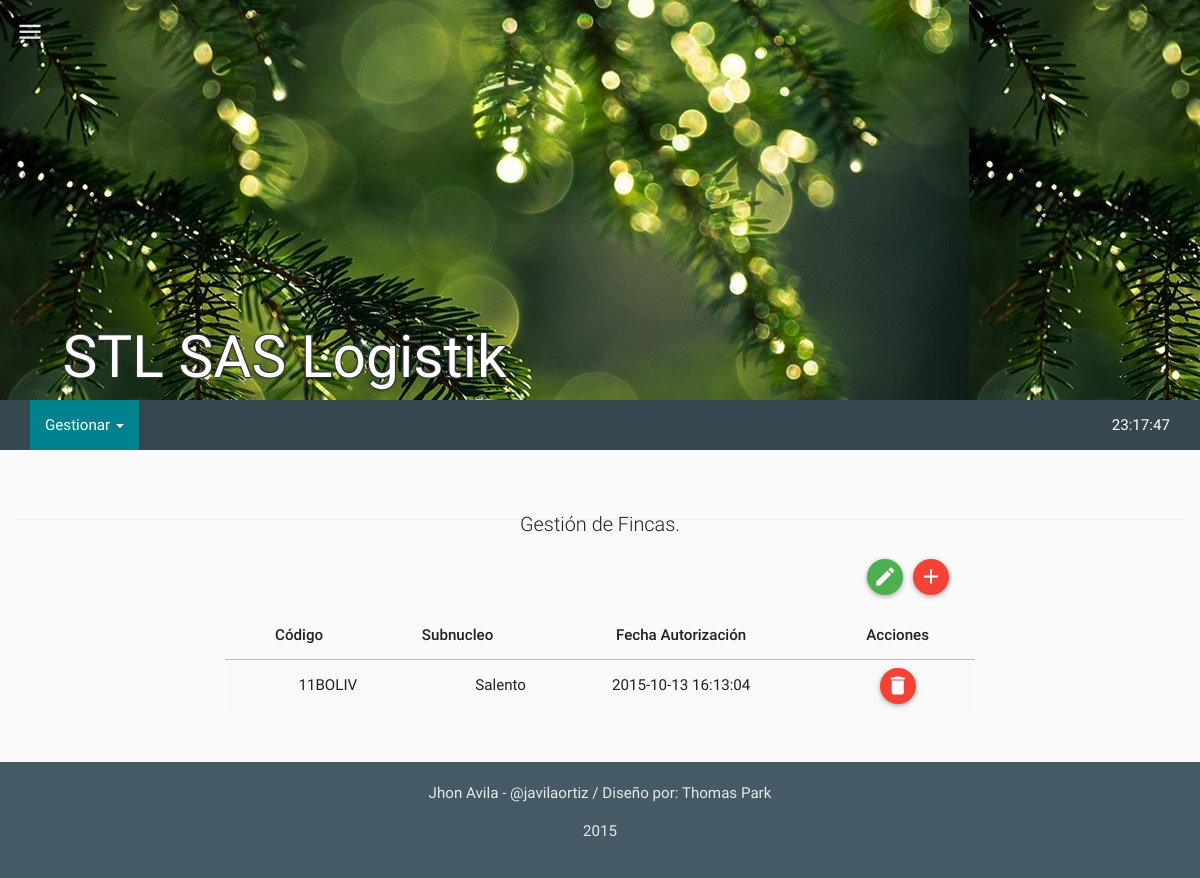
The page /mods/fincas/fincas.php (signed in) on the database its author committed.
### tables this page shows
CREATE TABLE IF NOT EXISTS `tbl_fincas` (
  `fi_id` int(11) NOT NULL,
  `fi_codigo` varchar(10) NOT NULL,
  `fi_sn_id` int(11) NOT NULL,
  `fi_timestamp` timestamp NOT NULL DEFAULT CURRENT_TIMESTAMP ON UPDATE CURRENT_TIMESTAMP,
  `fi_created` int(11) NOT NULL,
  `fi_estado` int(11) NOT NULL
);

CREATE TABLE IF NOT EXISTS `tbl_subnucleos` (
  `sn_id` int(11) NOT NULL,
  `sn_subnucleo` varchar(60) NOT NULL,
  `sn_created` int(11) NOT NULL,
  `sn_timestamp` timestamp NOT NULL DEFAULT CURRENT_TIMESTAMP ON UPDATE CURRENT_TIMESTAMP,
  `sn_estado` int(11) NOT NULL
);

### php/app_menu.php (the view, shortened to what this page needs)
<?php
class app_menu{
  function build_menu(){
    $rt = new route();
    if(isset($_SESSION["ses_id"])){
      $qry='SELECT * FROM tbl_modulos AS M
            INNER JOIN tbl_usuarios AS U
            INNER JOIN tbl_permisos AS P
            INNER JOIN tbl_per_x_usu AS PxU
            INNER JOIN tbl_permisos_x_modulo AS PxM
            WHERE M.mo_id = PxM.pxm_mo_id
            AND PxM.pxm_pe_id = P.pe_id
            AND P.pe_id = PxU.pxu_pe_id
            AND PxU.pxu_us_id = U.us_id
            AND U.us_id = '.$_SESSION["ses_id"];
      $res = mysql_query($qry);
      $menuitem =" ";
      $script ="<script>$(document).ready(function(){";
      while($row_res = mysql_fetch_assoc($res)) {
        $tipo_us = $row_res['pxu_pe_id'];
        $menuitem.='<li><a href="#" id="'.$row_res['mo_nombre'].'" class="">'.$row_res['mo_descripcion'].'</a></li>';
        $script.='$("#'.$row_res['mo_nombre'].'").on("click", function(){$(location).attr("href","'.$row_res['mo_ruta'].'"); });';
      }
      $script.='});</script>';
    }
    else{$rt->routing($rt->path("login"));}
    if($tipo_us==1){
      $dropdown = '<li class="dropdown">
                    <a href="#" class="dropdown-toggle" data-toggle="dropdown" role="button" aria-expanded="false">Gestionar <span class="caret"></span></a>
                    <ul class="dropdown-menu" role="menu">
                    '.$menuitem.'
                    </ul>
                  </li>';
      $menuitem=$dropdown;
    }
    $html='
            <nav class="navbar navbar-inverse">
              <div class="container-fluid">
                <div class="navbar-header">
                  <button type="button" class="navbar-toggle collapsed" data-toggle="collapse" data-target="#bs-example-navbar-collapse-2">
                    <span class="sr-only">Toggle navigation</span>
                    <span class="icon-bar"></span>
                    <span class="icon-bar"></span>
                    <span class="icon-bar"></span>
                  </button>
                </div>
                <div class="collapse navbar-collapse" id="bs-example-navbar-collapse-2">
                  <ul class="nav navbar-nav">
                  '.$menuitem.'
                  </ul>
                  <ul class="nav navbar-nav navbar-right">
                    <li><a href="#" id="reloj">fecha / hora</a></li>
                  </ul>
                </div>
              </div>
            </nav>
    ';
    return $script.$html;
  }
}
?>

### php/fincas.php (shortened to what this page needs)
<?php
class fincas{
  function get_fincas(){
    $rt = new route();
    if(isset($_SESSION["ses_id"])){
      $qry='SELECT * FROM tbl_fincas
            INNER JOIN tbl_subnucleos ON sn_id = fi_sn_id
            WHERE fi_estado=1 ORDER BY fi_codigo ASC ';
      $res = mysql_query($qry);
      $item =" ";
      $script ="<script>$(document).ready(function(){";
      while($row_res = mysql_fetch_assoc($res)) {
        $item.='
              <tr>
                <td>'.$row_res["fi_codigo"].'</td>
                <td>'.$row_res["sn_subnucleo"].'</td>
                <td style="text-align:center;">'.$row_res["fi_timestamp"].'</td>
                <td style="text-align:center;">
                  <div id="del-button" onclick="borrar_finca('.$row_res["fi_id"].', this)" class="btn btn-floating-mini btn-danger" title="Borrar"><i class="md  md-delete"></i></div>
                </td>
              </tr>
        ';
        $script.='';
      }
      $script.='});</script>';
    }
    else{$rt->routing($rt->path("login"));}
    $html='
          <table class="table table-striped table-hover ">
            <thead>
              <tr>
                <th style="text-align:center;">Código</th>
                <th style="text-align:center;">Subnucleo</th>
                <th style="text-align:center;">Fecha Autorización</th>
                <th style="text-align:center;">Acciones</th>
              </tr>
            </thead>
            <tbody>
              '.$item.'
            </tbody>
          </table>
    ';
    return $script.$html;
  }
}
?>

### rows shown on the page
tbl_fincas: fi_codigo "11BOLIV", tbl_subnucleos.sn_subnucleo "Salento", fi_timestamp "2015-10-13 16:13:04"
